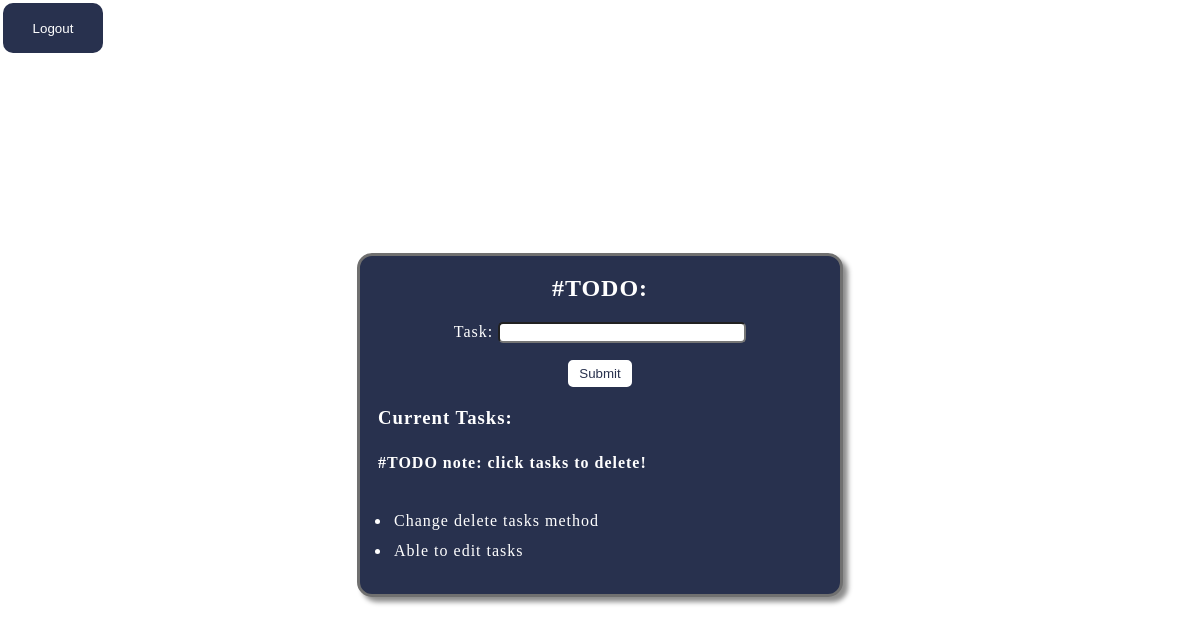
Page /task/ (signed in) on the earlier database version.
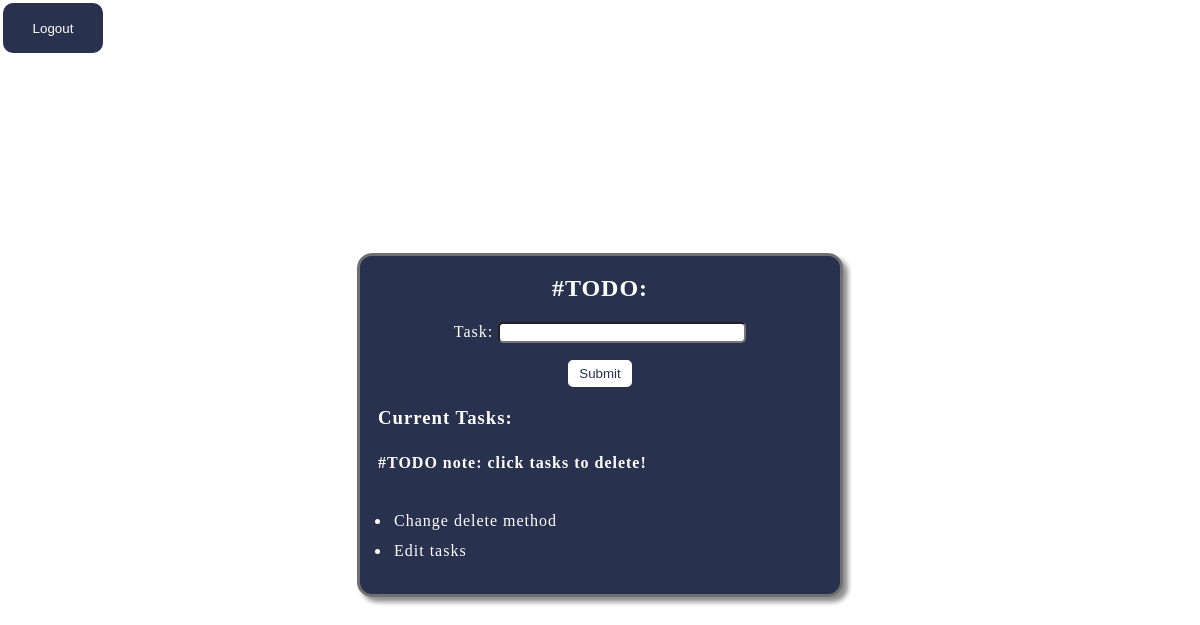
Same page on the later database version.
### task/models.py (models this page shows, shortened)
class UserTask(models.Model):
    user = models.ForeignKey(User, on_delete=models.CASCADE, null=True)
    task = models.CharField(max_length=50)
    pub_date = models.DateField(auto_now_add=True)

### task/views.py (the view)
# urls.py: path('', views.TaskView, name='task'),
def TaskView(request):
    if request.user.is_authenticated:
        task = UserTask.objects.filter(user=request.user)
        form = TaskForm()
        context = {
            'form': form, 'task': task, 'object_list': task,
        }
        return render(request, 'index.html', context)
    else:
        return redirect('login')

### task/forms.py
class TaskForm(forms.ModelForm):
    class Meta:
        model = UserTask
        fields = ('task',)

### templates/index.html (shortened to what this page needs)
{% load static %}
<!DOCTYPE html>
<html lang="en">
<head>
  <link rel="stylesheet" href="../static/style.css">
</head>
<body>
      <div id="logout">
        <form method="POST" action="{% url 'logout' %}">
          <nav>
            <button><li>Logout</li></button>
          </nav>
        </form>
      </div>
      <div class="main">
        <section>
          <div class="container">
            <h1>#TODO:</h1>
            <form method="POST" action='{% url 'add' %}' placeholder="Enter Task">
            {{ form.as_p }}
            <button type="submit">Submit</button>
            </form>
          </div>
          <div class="current-tasks">
            <h3>Current Tasks:</h3>
            <h4>#TODO note: click tasks to delete!</h4>
            <ul>
              {% for obj in object_list %}
              <li><a action="POST" href="{% url 'delete' id=obj.id %}">{{ obj.task }}</a></li>
              {% endfor %}
            </ul>
          </div>
        </section>
      </div>
</body>
</html>

### static/style.css (style rules this page uses)
body { background-color: rgb(255, 255, 255); height: 100%; margin: 0; padding: 0; }
.main { border: 3px rgb(112, 112, 112) solid; background-color: #28314e; box-shadow: 5px 5px 5px #00000073; border-radius: 15px; width: 40%; margin: auto; margin-top: 200px; line-height: 1.5em; letter-spacing: 1px; }
.container { text-align: center; color: white; }
.container h1 { color: white; }
.current-tasks { margin: 18px; display: block; }
.current-tasks h4 { color: white; }
.current-tasks ul { margin: 3px; padding: 10px; color: white; }
.current-tasks ul li { padding: 3px; }
.current-tasks h3 { color: white; }
.current-tasks li a { color: white; text-decoration: none; }
button { color: #28314e; border: 5px white solid; border-radius: 5px; background-color: white; }
input { border-radius: 5px; width: 50%; }
#logout { margin: 0; padding-top: 3px; padding-left: 3px; }
#logout button { background-color: #28314e; color: #ffffff; border-radius: 10px; width: 100px; height: 50px; list-style-type: none; border: none; }

Differences in the rows shown:
removed UserTask: task "Change delete tasks method"
removed UserTask: task "Able to edit tasks"
added UserTask: task "Change delete method"
added UserTask: task "Edit tasks"
